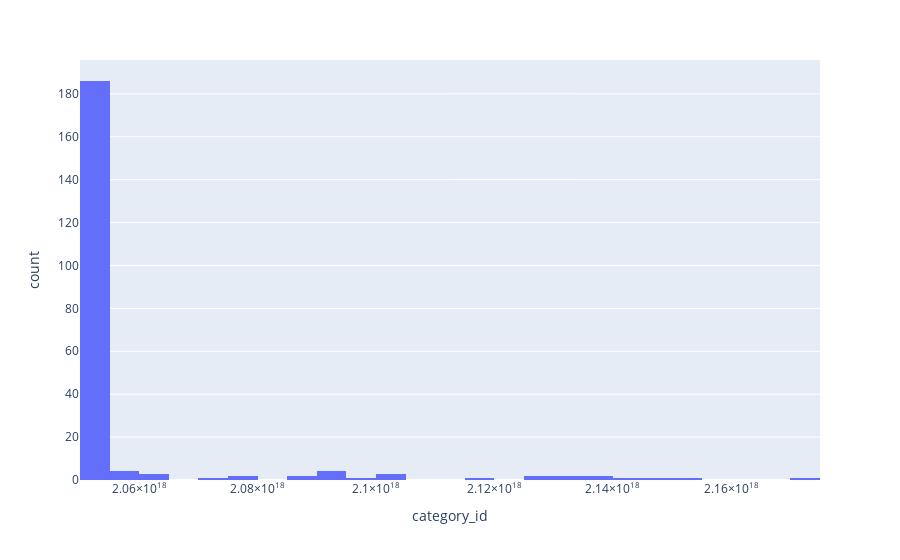

The code cell stored with this chart in its notebook:
### Code cell
px.histogram(pdf, x="category_id")

### Figure 1 — Plotly figure (JSON) as saved in the notebook; plotly's stock layout.template omitted (floating-point values rounded to 4 significant figures; data arrays with more than 128 entries replaced by an {"elided": "..."} marker saying what was removed)
{"data": [{"alignmentgroup": "True", "bingroup": "x", "hovertemplate": "category_id=%{x}<br>count=%{y}<extra></extra>", "legendgroup": "", "marker": {"color": "#636efa"}, "name": "", "offsetgroup": "", "orientation": "v", "showlegend": false, "type": "histogram", "x": {"elided": "217 int values"}, "xaxis": "x", "yaxis": "y"}], "layout": {"barmode": "relative", "legend": {"tracegroupgap": 0}, "margin": {"t": 60}, "xaxis": {"anchor": "y", "domain": [0, 1], "title": {"text": "category_id"}}, "yaxis": {"anchor": "x", "domain": [0, 1], "title": {"text": "count"}}}}
